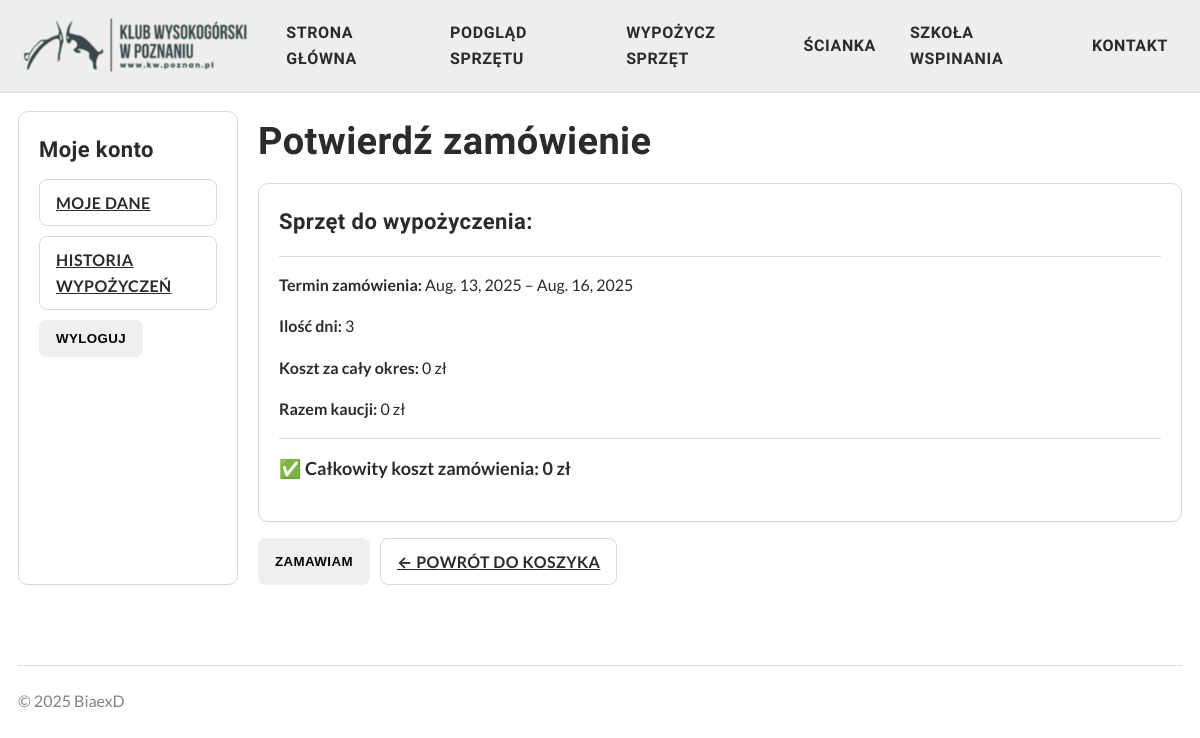
Before: /order-summary/ (signed in) with the older database file.
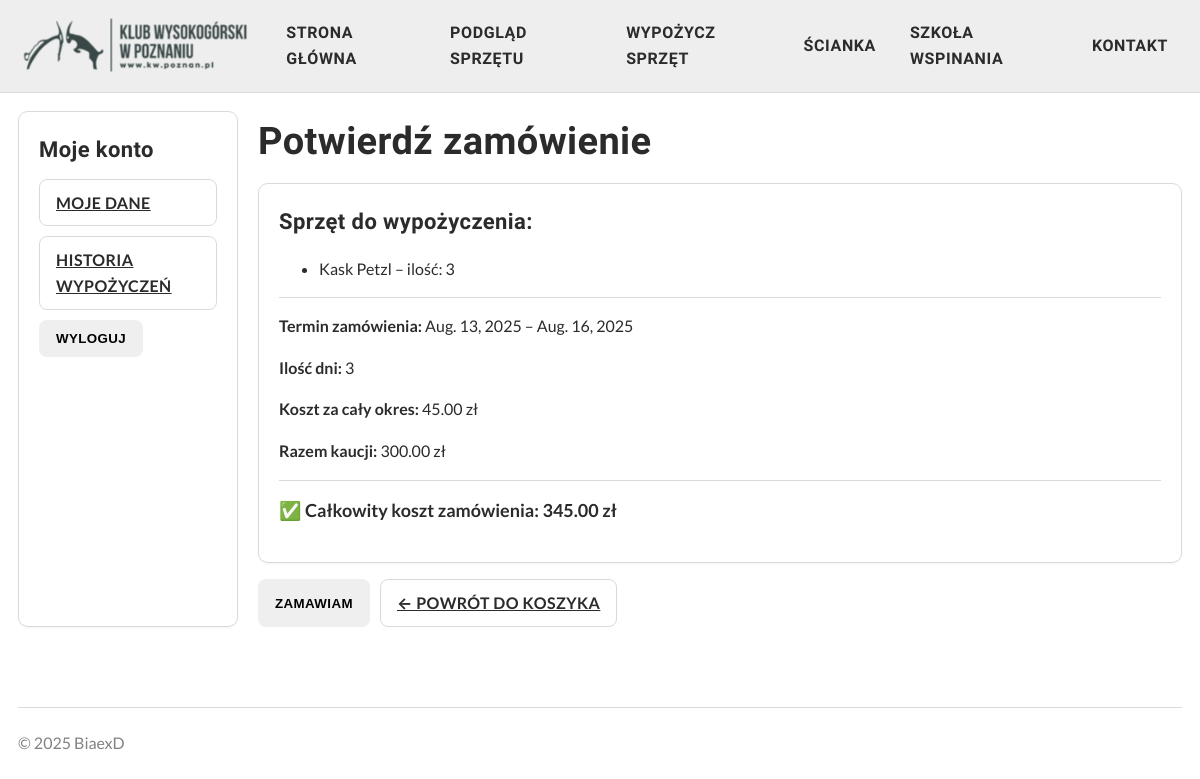
After: the same page with the newer database file.
### rentals/models.py (models this page shows, shortened)
class CartItem(models.Model):
    cart = models.ForeignKey(Cart, on_delete=models.CASCADE)
    equipment = models.ForeignKey(Equipment, on_delete=models.CASCADE)
    quantity = models.PositiveIntegerField()

class Equipment(models.Model):
    name = models.CharField(max_length=200)
    category = models.ForeignKey(Category, on_delete=models.CASCADE)
    description = models.TextField(blank=True)
    quantity = models.PositiveIntegerField()
    total_quantity = models.PositiveIntegerField(default=0)
    price_per_day = models.DecimalField(max_digits=5, decimal_places=2)
    deposit = models.DecimalField(max_digits=5, decimal_places=2)

### rentals/views.py (the view, shortened to what this page needs)
# urls.py: path('order-summary/', views.order_summary, name='order_summary'),
@login_required
def order_summary(request):
    try:
        cart = get_active_cart(request.user)
    except Cart.DoesNotExist:
        messages.error(request, "Najpierw wybierz daty wypozyczenia sprzetu!")
        return redirect('select_dates')
    items = CartItem.objects.filter(cart=cart)
    total_price_per_day = sum(item.equipment.price_per_day * item.quantity for item in items)
    total_deposit = sum(item.equipment.deposit * item.quantity for item in items)
    rental_days = (cart.end_date - cart.start_date).days
    total_rental_price = total_price_per_day * rental_days
    total_cost = total_rental_price + total_deposit
    return render(request, 'rentals/order_summary.html', {
        'cart': cart,
        'items': items,
        'total_price_per_day': total_price_per_day,
        'total_rental_price': total_rental_price,
        'total_deposit': total_deposit,
        'rental_days': rental_days,
        'total_cost': total_cost,
    })

### rentals/context_processors.py (called while the page is built)
def cart_info(request):
    count = 0
    rental_period = None
    has_active_cart = False
    if not request.user.is_authenticated:
        return {
            'cart_count': count,
            'rental_period': rental_period,
            'has_active_cart': has_active_cart,
        }
    cart = Cart.objects.filter(user=request.user, is_active=True).first()
    if cart:
        count = CartItem.objects.filter(cart=cart).count()
        rental_period = {
            'start_date': cart.start_date,
            'end_date': cart.end_date,
        }
        has_active_cart = True
    return {
        'cart_count': count,
        'rental_period': rental_period,
        'has_active_cart': has_active_cart,
    }

### rentals/views.py (called while the page is built)
def get_active_cart(user):
    return Cart.objects.filter(user=user, is_active=True).first()

### rentals/templates/rentals/order_summary.html (shortened to what this page needs)
{% extends 'base.html' %}
{% load static %}
{% block content %}
  <div style="display:grid; grid-template-columns: 220px 1fr; gap:20px; max-width:1200px; margin:auto;">
    {% include "partials/_leftbar.html" %}
    <main>
      <h1>Potwierdź zamówienie</h1>
      <form method="post">
        <div class="card" style="padding:20px; margin-top:12px;">
          <h3>Sprzęt do wypożyczenia:</h3>
          <ul>
            {% for item in items %}
              <li>
                {{ item.equipment.name }} – ilość: {{ item.quantity }}
              </li>
            {% endfor %}
          </ul>
          <hr style="margin:15px 0;">
          <p><strong>Termin zamówienia:</strong> {{ cart.start_date }} – {{ cart.end_date }}</p>
          <p><strong>Ilość dni:</strong> {{ rental_days }}</p>
          <p><strong>Koszt za cały okres:</strong> {{ total_rental_price }} zł</p>
          <p><strong>Razem kaucji:</strong> {{ total_deposit }} zł</p>
          <hr style="margin:15px 0;">
          <p style="font-size:18px; font-weight:bold;">
            ✅ Całkowity koszt zamówienia: {{ total_cost }} zł
          </p>
        </div>
        <div style="margin-top:16px; display:flex; gap:10px;">
          <button type="submit" class="btn btn--primary">Zamawiam</button>
          <a href="{% url 'cart' %}" class="btn btn--ghost">← Powrót do koszyka</a>
        </div>
      </form>
    </main>
  </div>
{% endblock %}

Changed rows visible on the page:
added CartItem: equipment.name "Kask Petzl", quantity "3"
Other visible differences:
{{ total_rental_price }}: "0" → "45.00"
{{ total_deposit }}: "0" → "300.00"
{{ total_cost }}: "0" → "345.00"
